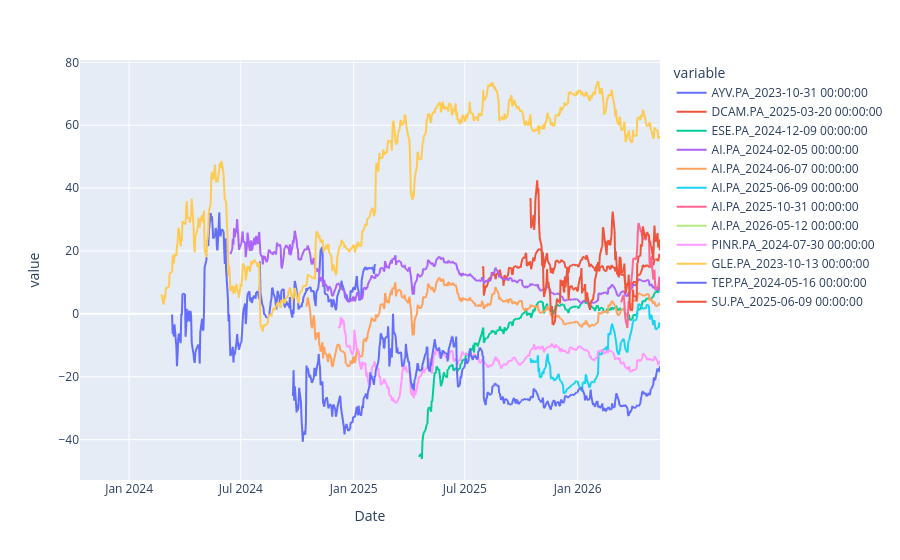

Notebook code for this chart:
### Code cell
aux_flat = aux.copy()
aux_flat.columns = ["_".join(map(str, col)) for col in aux_flat.columns]

for col in aux_flat.columns:

    mask = aux_flat[col].notna()

    if not mask.any():
        continue

    # position de la première valeur non-NaN
    start_pos = mask.values.argmax()

    # label d'index correspondant
    start_label = aux_flat.index[start_pos]

    # labels des 160 lignes suivantes
    end_pos = start_pos + 91
    end_pos = min(end_pos, len(aux_flat) - 1)
    end_label = aux_flat.index[end_pos]

    # mise à NaN avec loc
    aux_flat.loc[start_label:end_label, col] = np.nan

aux_flat.plot()

### Figure 1 — Plotly figure (JSON) as saved in the notebook; plotly's stock layout.template omitted (floating-point values rounded to 4 significant figures; data arrays with more than 128 entries replaced by an {"elided": "..."} marker saying what was removed)
{"data": [{"hovertemplate": "variable=AYV.PA_2023-10-31 00:00:00<br>Date=%{x}<br>value=%{y}<extra></extra>", "legendgroup": "AYV.PA_2023-10-31 00:00:00", "line": {"color": "#636efa", "dash": "solid"}, "marker": {"symbol": "circle"}, "mode": "lines", "name": "AYV.PA_2023-10-31 00:00:00", "showlegend": true, "type": "scattergl", "x": {"elided": "671 str values"}, "xaxis": "x", "y": {"elided": "671 float values"}, "yaxis": "y"}, {"hovertemplate": "variable=DCAM.PA_2025-03-20 00:00:00<br>Date=%{x}<br>value=%{y}<extra></extra>", "legendgroup": "DCAM.PA_2025-03-20 00:00:00", "line": {"color": "#EF553B", "dash": "solid"}, "marker": {"symbol": "circle"}, "mode": "lines", "name": "DCAM.PA_2025-03-20 00:00:00", "showlegend": true, "type": "scattergl", "x": {"elided": "671 str values"}, "xaxis": "x", "y": {"elided": "671 float values"}, "yaxis": "y"}, {"hovertemplate": "variable=ESE.PA_2024-12-09 00:00:00<br>Date=%{x}<br>value=%{y}<extra></extra>", "legendgroup": "ESE.PA_2024-12-09 00:00:00", "line": {"color": "#00cc96", "dash": "solid"}, "marker": {"symbol": "circle"}, "mode": "lines", "name": "ESE.PA_2024-12-09 00:00:00", "showlegend": true, "type": "scattergl", "x": {"elided": "671 str values"}, "xaxis": "x", "y": {"elided": "671 float values"}, "yaxis": "y"}, {"hovertemplate": "variable=AI.PA_2024-02-05 00:00:00<br>Date=%{x}<br>value=%{y}<extra></extra>", "legendgroup": "AI.PA_2024-02-05 00:00:00", "line": {"color": "#ab63fa", "dash": "solid"}, "marker": {"symbol": "circle"}, "mode": "lines", "name": "AI.PA_2024-02-05 00:00:00", "showlegend": true, "type": "scattergl", "x": {"elided": "671 str values"}, "xaxis": "x", "y": {"elided": "671 float values"}, "yaxis": "y"}, {"hovertemplate": "variable=AI.PA_2024-06-07 00:00:00<br>Date=%{x}<br>value=%{y}<extra></extra>", "legendgroup": "AI.PA_2024-06-07 00:00:00", "line": {"color": "#FFA15A", "dash": "solid"}, "marker": {"symbol": "circle"}, "mode": "lines", "name": "AI.PA_2024-06-07 00:00:00", "showlegend": true, "type": "scattergl", "x": {"elided": "671 str values"}, "xaxis": "x", "y": {"elided": "671 float values"}, "yaxis": "y"}, {"hovertemplate": "variable=AI.PA_2025-06-09 00:00:00<br>Date=%{x}<br>value=%{y}<extra></extra>", "legendgroup": "AI.PA_2025-06-09 00:00:00", "line": {"color": "#19d3f3", "dash": "solid"}, "marker": {"symbol": "circle"}, "mode": "lines", "name": "AI.PA_2025-06-09 00:00:00", "showlegend": true, "type": "scattergl", "x": {"elided": "671 str values"}, "xaxis": "x", "y": {"elided": "671 float values"}, "yaxis": "y"}, {"hovertemplate": "variable=AI.PA_2025-10-31 00:00:00<br>Date=%{x}<br>value=%{y}<extra></extra>", "legendgroup": "AI.PA_2025-10-31 00:00:00", "line": {"color": "#FF6692", "dash": "solid"}, "marker": {"symbol": "circle"}, "mode": "lines", "name": "AI.PA_2025-10-31 00:00:00", "showlegend": true, "type": "scattergl", "x": {"elided": "671 str values"}, "xaxis": "x", "y": {"elided": "671 float values"}, "yaxis": "y"}, {"hovertemplate": "variable=AI.PA_2026-05-12 00:00:00<br>Date=%{x}<br>value=%{y}<extra></extra>", "legendgroup": "AI.PA_2026-05-12 00:00:00", "line": {"color": "#B6E880", "dash": "solid"}, "marker": {"symbol": "circle"}, "mode": "lines", "name": "AI.PA_2026-05-12 00:00:00", "showlegend": true, "type": "scattergl", "x": {"elided": "671 str values"}, "xaxis": "x", "y": {"elided": "671 null values"}, "yaxis": "y"}, {"hovertemplate": "variable=PINR.PA_2024-07-30 00:00:00<br>Date=%{x}<br>value=%{y}<extra></extra>", "legendgroup": "PINR.PA_2024-07-30 00:00:00", "line": {"color": "#FF97FF", "dash": "solid"}, "marker": {"symbol": "circle"}, "mode": "lines", "name": "PINR.PA_2024-07-30 00:00:00", "showlegend": true, "type": "scattergl", "x": {"elided": "671 str values"}, "xaxis": "x", "y": {"elided": "671 float values"}, "yaxis": "y"}, {"hovertemplate": "variable=GLE.PA_2023-10-13 00:00:00<br>Date=%{x}<br>value=%{y}<extra></extra>", "legendgroup": "GLE.PA_2023-10-13 00:00:00", "line": {"color": "#FECB52", "dash": "solid"}, "marker": {"symbol": "circle"}, "mode": "lines", "name": "GLE.PA_2023-10-13 00:00:00", "showlegend": true, "type": "scattergl", "x": {"elided": "671 str values"}, "xaxis": "x", "y": {"elided": "671 float values"}, "yaxis": "y"}, {"hovertemplate": "variable=TEP.PA_2024-05-16 00:00:00<br>Date=%{x}<br>value=%{y}<extra></extra>", "legendgroup": "TEP.PA_2024-05-16 00:00:00", "line": {"color": "#636efa", "dash": "solid"}, "marker": {"symbol": "circle"}, "mode": "lines", "name": "TEP.PA_2024-05-16 00:00:00", "showlegend": true, "type": "scattergl", "x": {"elided": "671 str values"}, "xaxis": "x", "y": {"elided": "671 float values"}, "yaxis": "y"}, {"hovertemplate": "variable=SU.PA_2025-06-09 00:00:00<br>Date=%{x}<br>value=%{y}<extra></extra>", "legendgroup": "SU.PA_2025-06-09 00:00:00", "line": {"color": "#EF553B", "dash": "solid"}, "marker": {"symbol": "circle"}, "mode": "lines", "name": "SU.PA_2025-06-09 00:00:00", "showlegend": true, "type": "scattergl", "x": {"elided": "671 str values"}, "xaxis": "x", "y": {"elided": "671 float values"}, "yaxis": "y"}], "layout": {"legend": {"title": {"text": "variable"}, "tracegroupgap": 0}, "margin": {"t": 60}, "xaxis": {"anchor": "y", "domain": [0, 1], "title": {"text": "Date"}}, "yaxis": {"anchor": "x", "domain": [0, 1], "title": {"text": "value"}}}}
